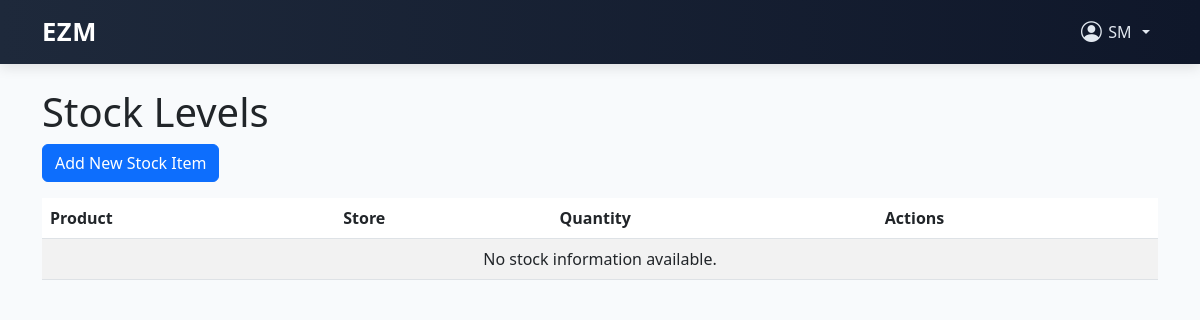
Page /inventory/stock/ (signed in) on the earlier database version.
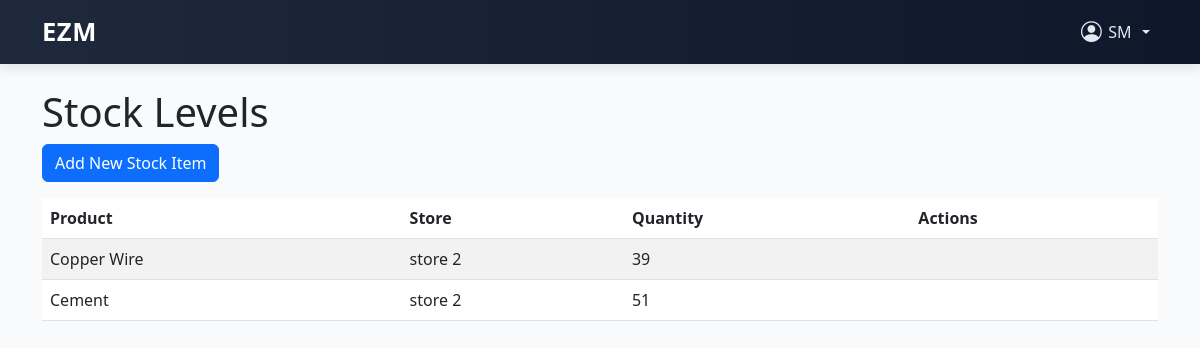
Same page on the later database version.
### Inventory/models.py (models this page shows, shortened)
class Stock(models.Model):
    product = models.ForeignKey(Product, on_delete=models.CASCADE, related_name='stock_levels')
    store = models.ForeignKey(Store, on_delete=models.CASCADE, related_name='stock_items')
    quantity = models.PositiveIntegerField(default=0)
    last_updated = models.DateTimeField(auto_now=True)
    low_stock_threshold = models.PositiveIntegerField(default=10, help_text="Threshold for low stock alerts.")
    selling_price = models.DecimalField(max_digits=10, decimal_places=2, help_text="Selling price of the product at this store.")  # New field
    class Meta:
        unique_together = ('product', 'store')  # Ensures one stock entry per product per store

class Product(models.Model):
    name = models.CharField(max_length=100)
    category = models.CharField(max_length=100, choices=SETTINGS_CHOICES, default='')
    description = models.TextField()
    price = models.DecimalField(max_digits=10, decimal_places=2)
    material = models.TextField()
    size = models.CharField(max_length=50, choices=SIZE_CHOICES, blank=True, null=True, help_text="Product size")
    variation = models.CharField(max_length=100, blank=True, null=True, help_text="Product variation (color, model, etc.)")
    product_type = models.CharField(max_length=50, choices=PRODUCT_TYPE_CHOICES, default='finished_product', help_text="Type of product")
    supplier_company = models.CharField(max_length=200, blank=True, null=True, help_text="Supplier company name")
    batch_number = models.CharField(max_length=100, blank=True, null=True, help_text="Batch or lot number")
    expiry_date = models.DateField(blank=True, null=True, help_text="Product expiry date (if applicable)")
    room = models.CharField(max_length=50, blank=True, null=True, help_text="Storage room")
    shelf = models.CharField(max_length=50, blank=True, null=True, help_text="Shelf location")
    floor = models.CharField(max_length=50, blank=True, null=True, help_text="Floor level")
    storing_condition = models.CharField(
        max_length=50,
        choices=STORING_CONDITION_CHOICES,
        default='room_temperature',
        help_text="Required storage conditions"
    )
    created_at = models.DateTimeField(auto_now_add=True, null=True, blank=True)
    updated_at = models.DateTimeField(auto_now=True, null=True, blank=True)
    class Meta:
        ordering = ['name']
        indexes = [
            models.Index(fields=['name']),
            models.Index(fields=['category']),
            models.Index(fields=['supplier_company']),
            models.Index(fields=['batch_number']),
            models.Index(fields=['expiry_date']),
        ]

### store/models.py (models this page shows, shortened)
class Store(models.Model):
    name = models.CharField(max_length=255)
    address = models.CharField(max_length=255)
    phone_number = models.CharField(max_length=20, default='')
    store_manager = models.OneToOneField(CustomUser, on_delete=models.SET_NULL, null=True, blank=True, related_name='managed_store')

### Inventory/views.py (the view)
# urls.py: path('stock/', StockListView.as_view(), name='stock_list'),
class StockListView(LoginRequiredMixin, ListView):
    model = Stock
    template_name = 'inventory/stock_list.html'
    context_object_name = 'stock_levels'
    def get_queryset(self):
        user = self.request.user
        if user.role == 'head_manager':
            return Stock.objects.all().select_related('product', 'store')
        elif user.role == 'store_manager':
            user_store = None
            if hasattr(user, 'managed_store') and user.managed_store:
                user_store = user.managed_store
            elif hasattr(user, 'store') and user.store:
                user_store = user.store
            if user_store:
                return Stock.objects.filter(store=user_store).select_related('product', 'store')
        elif user.role == 'cashier':
            if hasattr(user, 'store') and user.store:
                return Stock.objects.filter(store=user.store).select_related('product', 'store')
        return Stock.objects.none()
    def get_context_data(self, **kwargs):
        context = super().get_context_data(**kwargs)
        low_stock_items = self.get_queryset().filter(quantity__lt=models.F('low_stock_threshold'))
        if self.request.user.role == 'store_manager':
            context['low_stock_alerts'] = low_stock_items
            if low_stock_items.exists():
                messages.warning(self.request, f" You have {low_stock_items.count()} product(s) below the low stock threshold!")
        return context

### store/templates/inventory/stock_list.html (shortened to what this page needs)
{% extends 'base.html' %}
{% block content %}
<h1>Stock Levels</h1>
{% if request.user.role == 'store_manager' %}
<a href="{% url 'stock_create' %}" class="btn btn-primary mb-3">Add New Stock Item</a>
{% endif %}
<table class="table table-striped">
    <thead>
        <tr>
            <th>Product</th>
            <th>Store</th>
            <th>Quantity</th>
            <th>Actions</th>
        </tr>
    </thead>
    <tbody>
        {% for stock in stock_levels %}
        <tr class="{% if stock.quantity <= stock.low_stock_threshold %}table-danger{% endif %}">
            <td>{{ stock.product.name }}</td>
            <td>{{ stock.store.name }}</td>
            <td>{{ stock.quantity }}</td>
            <td>
            </td>
        </tr>
        {% empty %}
        <tr>
            <td colspan="4" class="text-center">No stock information available.</td>
        </tr>
        {% endfor %}
    </tbody>
</table>
{% endblock %}

Differences in the rows shown:
added Stock: product.name "Copper Wire", store.name "store 2", quantity "39"
added Stock: product.name "Cement", store.name "store 2", quantity "51"
Other differences:
text no longer shown: "No stock information available."
